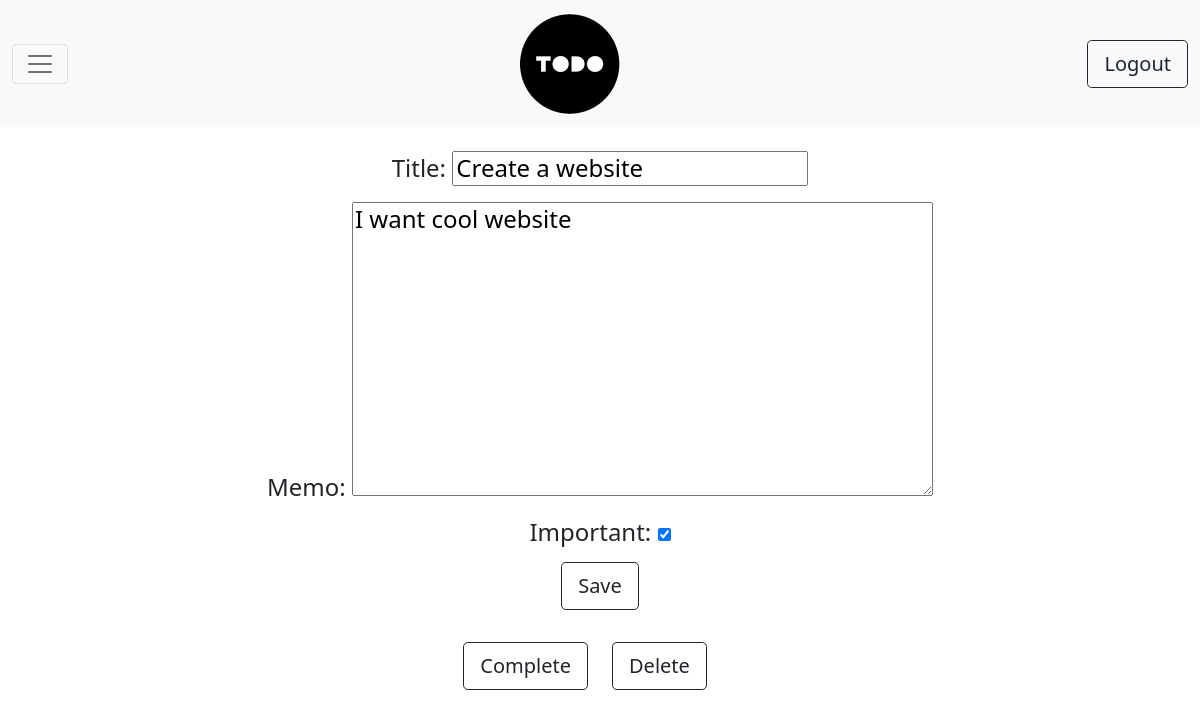
The page /todo/2 (signed in) on the database its author committed.
### todo/models.py (models this page shows, shortened)
class Todo(models.Model):
    title = models.CharField(max_length=255)
    memo = models.TextField(blank=True)# не обязательно к заполнению
    date_created = models.DateTimeField(auto_now_add=True)
    date_completed = models.DateTimeField(null=True, blank=True)
    important = models.BooleanField(default=False)
    user = models.ForeignKey(User,on_delete=models.CASCADE)

### todo/views.py (the view, shortened to what this page needs)
# urls.py: path('todo/<int:todo_pk>', views.viewtodo, name='viewtodo'),
@login_required
def viewtodo(request, todo_pk):
    todo = get_object_or_404(Todo, pk=todo_pk, user=request.user)
    if request.method == 'GET':
        form = TodoForm(instance=todo)
        return render(request, 'todo/viewtodo.html', {'todo': todo, 'form': form})

### todo/forms.py
class TodoForm(ModelForm):
    class Meta:
        model = Todo
        fields = ['title','memo','important']

### todo/templates/todo/viewtodo.html (shortened to what this page needs)
<!DOCTYPE html>
<html lang="en">
<head>
</head>
<body>
{% extends 'todo/base.html' %}
{% block content %}
<br><div class="h4" align="center">
<form method="POST">
    {{ form.as_p }}
    <button type="submit" class="btn btn-outline-dark btn-lg">Save</button>
</form>
</div>
<br>
<div class="container">
  <div class="row">
    <div class="col" align="right">
      <form method="POST" action="{% url 'completetodo' todo.id %}">
    <button type="submit" class="btn btn-outline-dark btn-lg">Complete</button>
</form>
    </div>
    <div class="col" align="left">
      <form method="POST" action="{% url 'deletetodo' todo.id %}">
    <button type="submit" class="btn btn-outline-dark btn-lg">Delete</button>
</form>
    </div>
  </div>
</div>
{% endblock %}

### rows shown on the page
Todo: title "Create a website", memo "I want cool website", important "☑"
